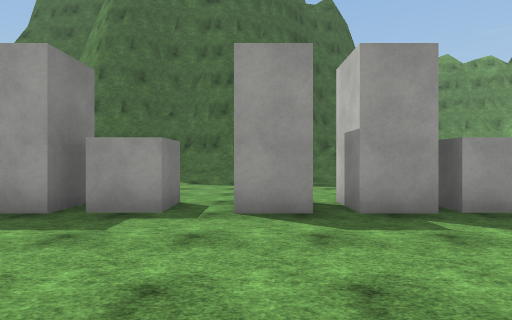
view 1 (above)

24 first-person views from a walk through a scene from a Unity 3-D project. The camera is 1.5 m above the floor, looks level and sees 80° across. The floor is counted in squares, 2 m on a side. Each view is taken from the middle of a square. On the plan, view 1 faces up. The plan holds only what a view shows up to about 10 squares ahead; the rest is blank. The place goes on beyond the plan. The player character is not drawn. Surface patterns are stand-ins for the level's own textures.

view 2
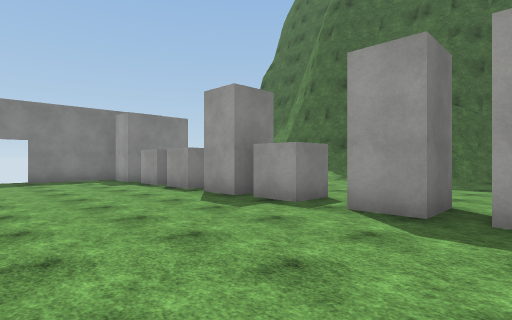

view 3
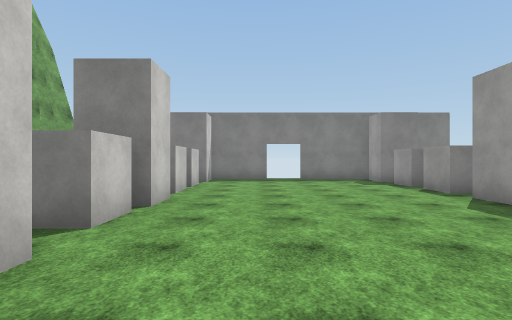

view 4
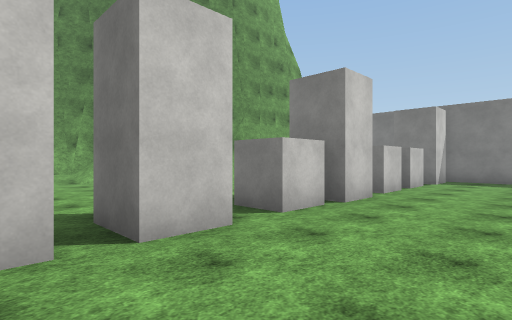

view 5
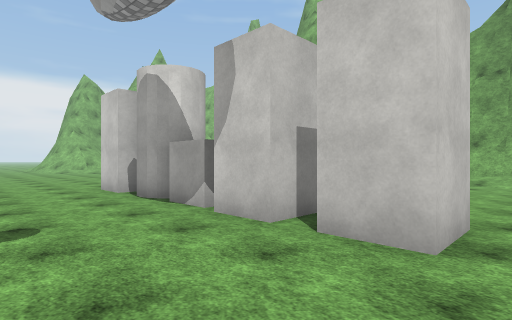

view 6
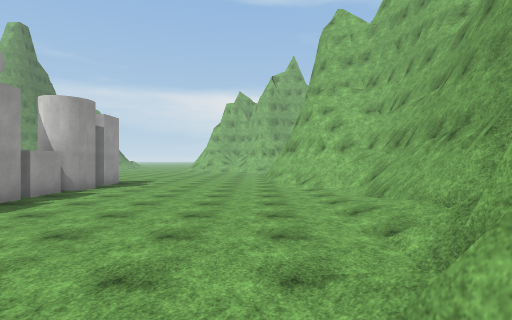

view 7
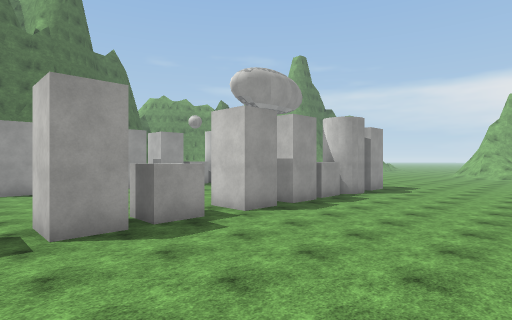

view 8
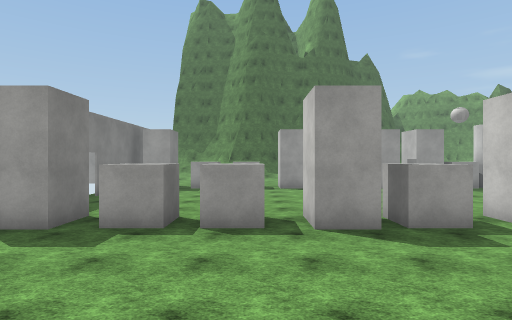

view 9
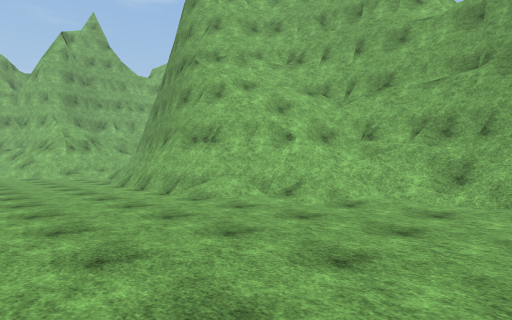

view 10
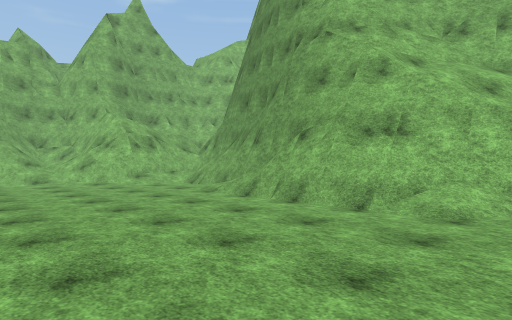

view 11
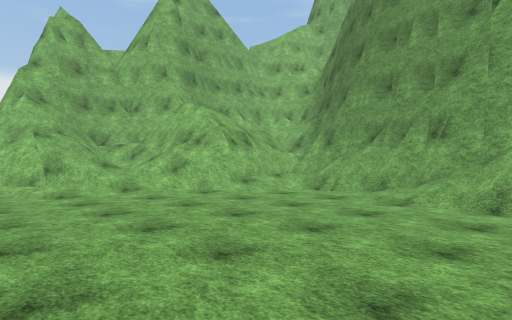

view 12
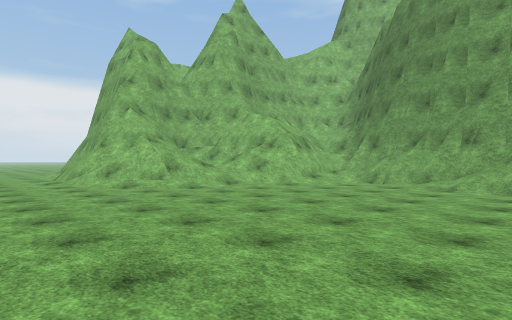

view 13
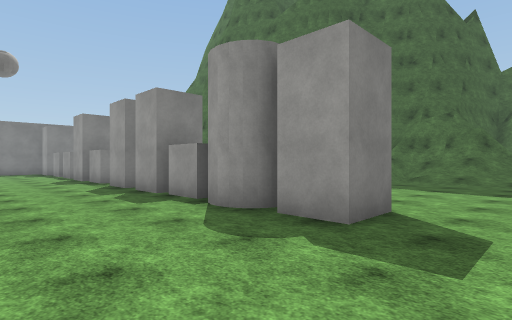

view 14
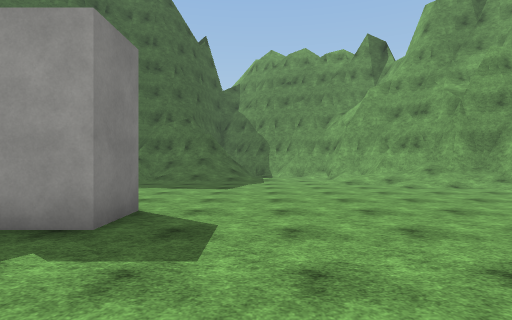

view 15
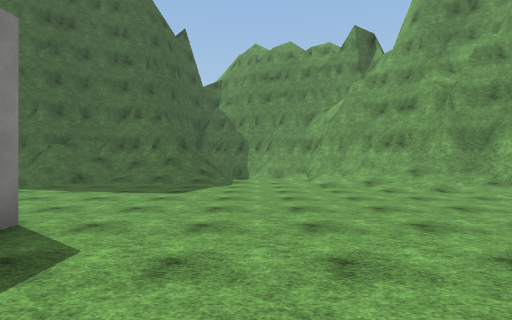

view 16
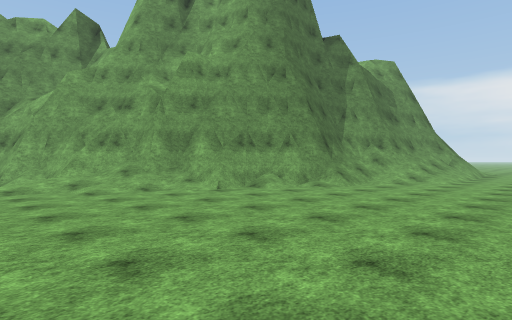

view 17
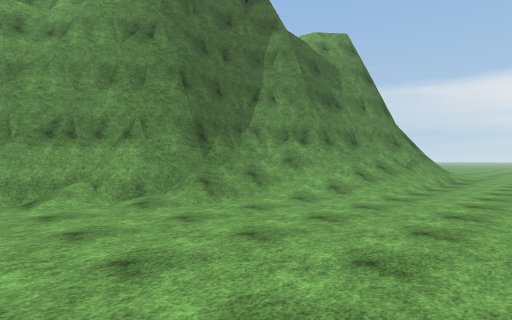

view 18
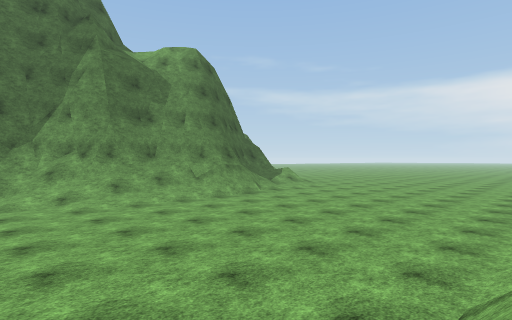

view 19
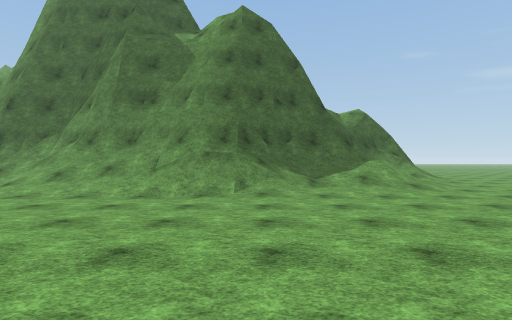

view 20
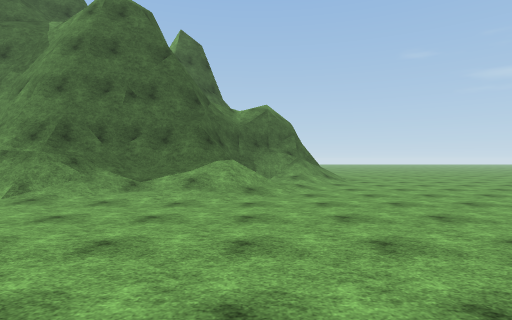

view 21
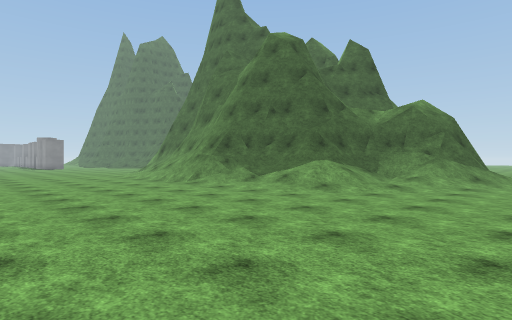

view 22
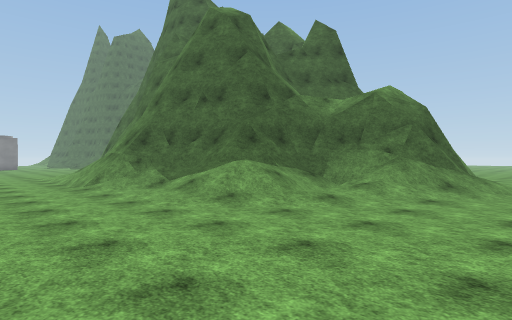

view 23
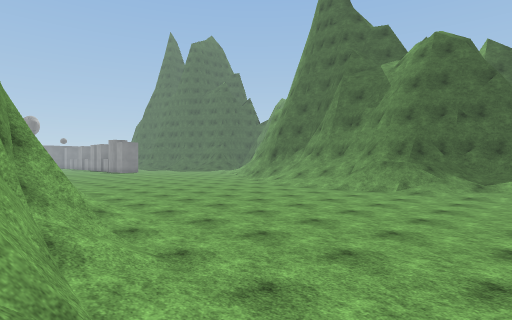

view 24
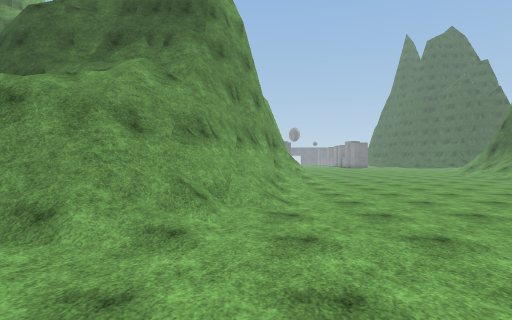

### Floor plan
Key: @ floor where view 1 was taken; # wall or solid block; x gap in a wall; . floor; / step, stairs or slope; = window, fence, low wall or low ledge; v drop or lower ground; B block.
Columns run from 8 left of view 1 to 36 right of it. Each row starts with its distance up from view 1.
 15                     #
 14                     ##
 13                =/   =##                   #
 12         #  =#/////../###                  #/
 11         #/ //.......//=##                ##/
 10       ////. .........///##             ####/
  9      //....  ..........//##            ##///.
  8      ......  ............/######       #///..
  7       .....   ............/////#########//...
  6       .....    .............//////###/////...
  5  BBB##B.#x#BB###..............//////=////....
  4 .............................................
  3 .............................................
  2 .................... .... ...................
  1 ................ .          .................
  0 ........@...............    ................
 -1 ........................................... .
 -2 xBBB##B.###BB###..........................
 -3 .BBB##B.###BB#    .........//##////........
 -4 ............... ..........//##    #///......
 -5 .........................///##    ####//.....
 -6  ........................///##     #####//..
 -7      ...................////##      #/v#=/.
 -8    // .................//####       #/////
 -9      #/.......//###///./##          #/ //
-10      ##////.//#########/##          #
-11       #####==##       ####          #

Where each view was taken, in squares from view 1:
view 1: 0 up, 0 right, facing up
view 2: 0 up, 2 right, facing up-left
view 3: 0 up, 2 right, facing left
view 4: 1 up, 2 right, facing down-left
view 5: 1 up, 1 left, facing down-right
view 6: 8 down, 4 left, facing right
view 7: 8 down, 5 left, facing up-right
view 8: 8 down, 5 left, facing up
view 9: 5 down, 2 right, facing down-right
view 10: 4 down, 6 right, facing down-right
view 11: 3 down, 10 right, facing down-right
view 12: 0 up, 10 right, facing down-right
view 13: 1 up, 9 right, facing up-left
view 14: 1 up, 9 right, facing up
view 15: 2 up, 10 right, facing up
view 16: 2 up, 11 right, facing up-right
view 17: 2 up, 16 right, facing up-right
view 18: 3 down, 20 right, facing up-right
view 19: 2 down, 28 right, facing up
view 20: 1 down, 32 right, facing up
view 21: 1 down, 36 right, facing up-left
view 22: 2 up, 36 right, facing up-left
view 23: 5 down, 31 right, facing up-left
view 24: 5 down, 36 right, facing left
